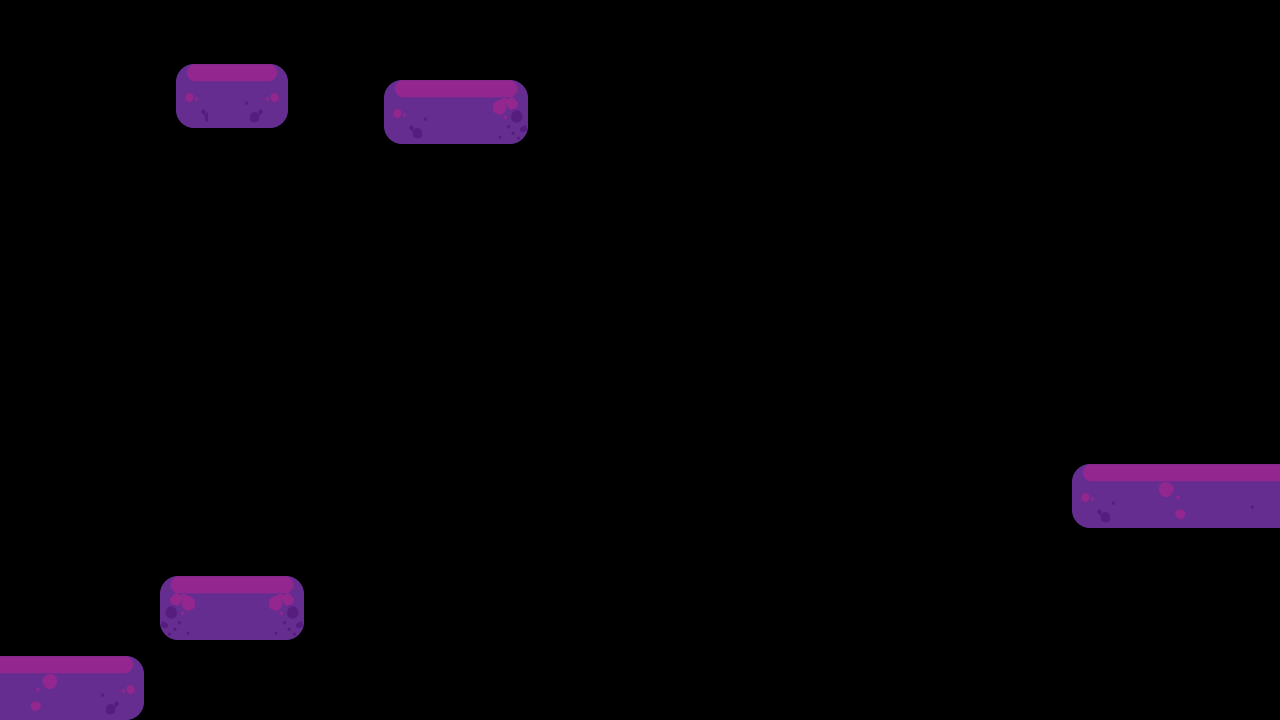

A level layout from a 2D game, rendered from its tile map. Below: a short description, then the map file with tile-grid data replaced by summaries:
An orthogonal 80x45 tile map with 16x16 px tiles, 1 tile layer (Tile Layer 1), 2 tilesets and 17 objects.

<map version="1.2" tiledversion="1.2.4" orientation="orthogonal" renderorder="right-down" width="80" height="45" tilewidth="16" tileheight="16" infinite="0" nextlayerid="4" nextobjectid="62">
 <tileset firstgid="1" name="platttspritesheet" tilewidth="16" tileheight="16" tilecount="648" columns="54">
  <image source="../Project_Bonds/assets/img/platforms/platttspritesheet.png" trans="000000" width="864" height="192" />
 </tileset>
 <tileset firstgid="649" name="other ish" tilewidth="272" tileheight="64" tilecount="11" columns="1">
  <grid orientation="orthogonal" width="1" height="1" />
  <tile id="3">
   <image width="272" height="64" source="../Project_Bonds/assets/img/platforms/redlrg.png" />
  </tile>
  <tile id="4">
   <image width="176" height="64" source="../Project_Bonds/assets/img/platforms/redmd.png" />
  </tile>
  <tile id="5">
   <image width="96" height="64" source="../Project_Bonds/assets/img/platforms/redsm.png" />
  </tile>
  <tile id="6">
   <image width="33" height="33" source="../Project_Bonds/assets/img/hazards/blueSpike.png" />
  </tile>
  <tile id="7">
   <image width="33" height="32" source="../Project_Bonds/assets/img/hazards/purpleSpike.png" />
  </tile>
  <tile id="8">
   <image width="33" height="33" source="../Project_Bonds/assets/img/hazards/redSpike.png" />
  </tile>
  <tile id="9">
   <image width="33" height="32" source="../Project_Bonds/assets/img/hazards/uBlueSpike.PNG" />
  </tile>
  <tile id="10">
   <image width="35" height="37" source="../Project_Bonds/assets/img/collectibles/smjar.png" />
  </tile>
  <tile id="11">
   <image width="272" height="64" source="../Project_Bonds/assets/img/platforms/blulrg.png" />
  </tile>
  <tile id="12">
   <image width="176" height="64" source="../Project_Bonds/assets/img/platforms/blumd.png" />
  </tile>
  <tile id="13">
   <image width="96" height="64" source="../Project_Bonds/assets/img/platforms/blusm.png" />
  </tile>
 </tileset>
 <layer id="1" name="Tile Layer 1" width="80" height="45">
  <data>[3600 cells, 188 non-empty, 72 distinct tile ids]</data>
 </layer>
 <objectgroup id="3" name="Object Layer 1">
  <object id="9" gid="654" x="96" y="512" width="96" height="64" />
  <object id="10" gid="662" x="272" y="512" width="96" height="64" />
  <object id="17" gid="662" x="320" y="384" width="96" height="64" />
  <object id="18" gid="654" x="48" y="384" width="96" height="64" />
  <object id="19" gid="654" x="112" y="256" width="96" height="64" />
  <object id="20" gid="662" x="256" y="256" width="96" height="64" />
  <object id="21" gid="654" x="560" y="240" width="96" height="64" />
  <object id="22" gid="662" x="688" y="336" width="96" height="64" />
  <object id="23" gid="654" x="816" y="432" width="96" height="64" />
  <object id="24" gid="662" x="944" y="528" width="96" height="64" />
  <object id="33" gid="661" x="1104" y="368" width="176" height="64" />
  <object id="34" gid="655" x="1120" y="400" width="33" height="33" />
  <object id="35" gid="655" x="1232" y="400" width="33" height="33" />
  <object id="36" gid="655" x="1152" y="400" width="33" height="33" />
  <object id="37" gid="655" x="1200" y="400" width="33" height="33" />
  <object id="54" gid="656" x="992" y="496" width="33" height="32" />
  <object id="59" gid="659" x="1232" y="320" width="35" height="37" />
 </objectgroup>
</map>
